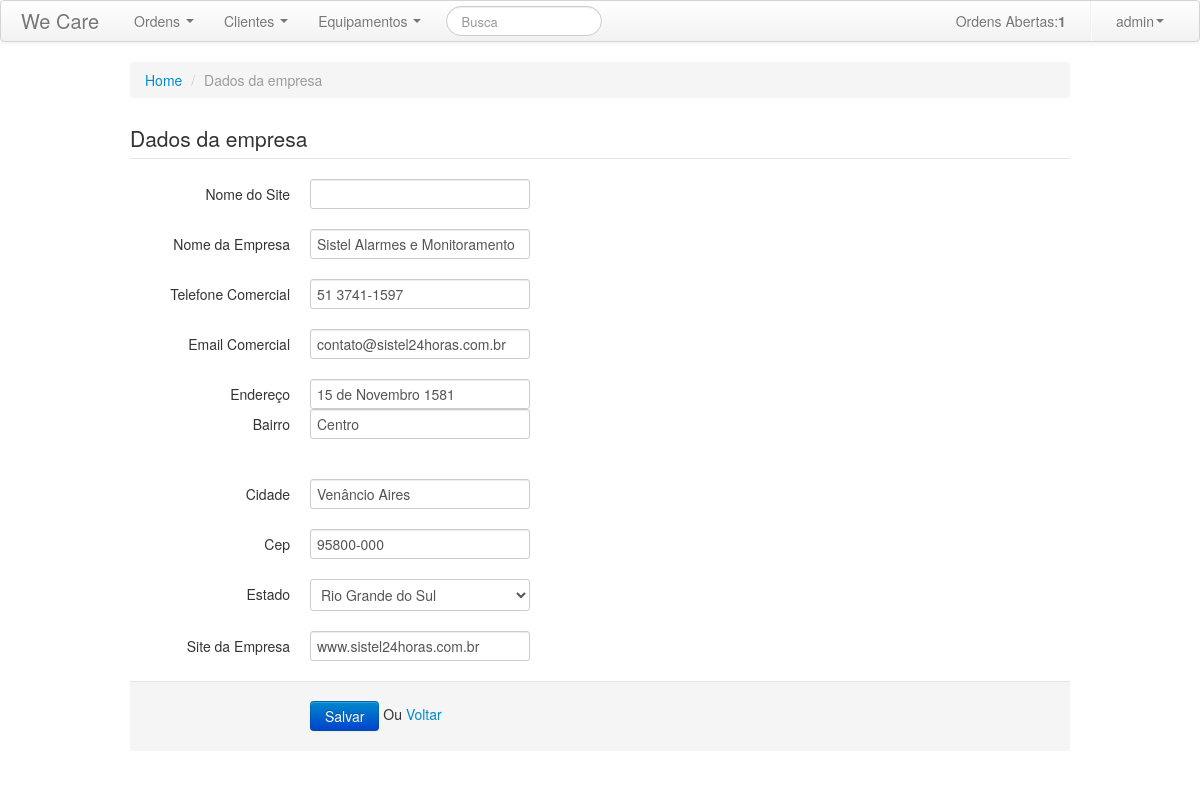
Screenshot of /sistema/dados_empresa.php (signed in) with the database file from the repository.
### tables this page shows
CREATE TABLE IF NOT EXISTS `config` (
  `data_criacao` date NOT NULL DEFAULT '0000-00-00',
  `titulo_pg` varchar(60) DEFAULT NULL,
  `nome_fantasia` varchar(70) DEFAULT NULL,
  `fone_loja` varchar(15) DEFAULT NULL,
  `endereco` varchar(70) DEFAULT NULL,
  `bairro` varchar(30) DEFAULT NULL,
  `cidade` varchar(40) DEFAULT NULL,
  `estado` char(2) DEFAULT NULL,
  `cep` varchar(10) DEFAULT NULL,
  `email` varchar(50) DEFAULT NULL,
  `site` varchar(50) DEFAULT NULL,
  PRIMARY KEY (`data_criacao`)
);

### includes/functions.php (called while the page is built, shortened)
<?php
function urlDir($url = ''){ return INSTALL_FOLDER.$url; }
$db = new db();
$db->query("SELECT * FROM config");
?>

### includes/db.php (called while the page is built, shortened)
<?php
class db{
    var $dbi;
    var $query;
    public function __construct() {
        return $this->open();
    }
    function open() {
        if(!$this->dbi = mysql_pconnect(DB_HOSTI, DB_USERNAMEI, DB_PASSWORDI))
            throw new Exception("Erro na conexão!");
    }
    function query($sql) {
        if(!$this->query = mysql_query($sql, $this->dbi)){
            throw new Exception(mysql_errno() . ': ' . mysql_error());
        }else{
            return 1;
        }
    }
    function linhas(){
        return mysql_num_rows($this->query);
    }
    function resultado($tipo=0){
        if($tipo==0)
            return mysql_fetch_assoc($this->query);
        else
            return mysql_fetch_array($this->query);
    }
}
?>

### sistema/dados_empresa.php (the view, shortened to what this page needs)
<?php
require_once('../includes/functions.php');
require_once('../includes/header.php');
require_once('../includes/menudrop.php');
$db->query('SELECT * FROM config');
$row_alterar = $db->resultado();
?>
<html>
    <body>
        <div class="container">
            <ul class="breadcrumb">
                <li><a href="/os/inicio">Home</a> <span class="divider">/</span></li>
                <li class="active">Dados da empresa</li>
            </ul>
            <form class="form-horizontal" action="" name="form1" id="form1" method="get">
                <legend>
                    Dados da empresa
                </legend>
                <div class="control-group">
                    <label class="control-label" for="nome">Nome do Site</label>
                    <div class="controls">
                        <input name="nome" type="text" class="select" id="nome" value="<?php echo $row_alterar['nome']; ?>" />
                    </div>
                </div>
                <div class="control-group">
                    <label class="control-label" for="nome_fantasia">Nome da Empresa</label>
                    <div class="controls">
                        <input name="nome_fantasia" type="text" class="select" id="nome_fantasia" value="<?php echo $row_alterar['nome_fantasia']; ?>" />
                    </div>
                </div>
                <div class="control-group">
                    <label class="control-label" for="fone_loja">Telefone Comercial</label>
                    <div class="controls">
                        <input name="fone_loja" type="text" class="select" id="fone_loja" value="<?php echo $row_alterar['fone_loja']; ?>"/>
                    </div>
                </div>
                <div class="control-group">
                    <label class="control-label" for="email">Email Comercial</label>
                    <div class="controls">
                        <input name="email" type="text" class="select" id="email" value="<?php echo $row_alterar['email']; ?>" />
                    </div>
                </div>
                <div class="control-group">
                    <label class="control-label" for="endereco">Endereço</label>
                    <div class="controls">
                        <input name="endereco" type="text" class="select" id="endereco" value="<?php echo $row_alterar['endereco']; ?>" />
                    </div>
                    <div class="control-group">
                        <label class="control-label" for="bairro">Bairro</label>
                        <div class="controls">
                            <input name="bairro" type="text" class="select" id="bairro" value="<?php echo $row_alterar['bairro']; ?>" />
                        </div>
                    </div>
                </div>
                <div class="control-group">
                    <label class="control-label" for="cidade">Cidade</label>
                    <div class="controls">
                        <input name="cidade" type="text" class="select" id="cidade"
                               value="<?php echo $row_alterar['cidade']; ?>"  />
                    </div>
                </div>
                <div class="control-group">
                    <label class="control-label" for="cep">Cep</label>
                    <div class="controls">
                        <input name="cep" type="text" class="select" id="cep" value="<?php echo $row_alterar['cep']; ?>" onKeyPress="MascaraCep(this,event)" onBlur="ValidaCep(this)" />
                    </div>
                </div>
                <div class="control-group">
                    <label class="control-label" for="estado">Estado</label>
                    <div class="controls">
                        <select name="estado" size="1">
                            <option value="RS"
                            <?php
                            if (!(strcmp("RS", htmlentities($row_alterar['estado'])))) {
                                echo "selected=\"selected\"";
                            }
                            ?>>Rio Grande do Sul</option>
                        </select>
                    </div>
                </div>
                <div class="control-group">
                    <label class="control-label" for="site">Site da Empresa</label>
                    <div class="controls">
                        <input name="site" type="text" class="select" id="site" value="<?php echo $row_alterar['site']; ?>" />
                    </div>
                </div>
                <div class="form-actions">
                    <input type="submit" class="btn btn-primary" name="Submit" value="Salvar" />
                    Ou <a href='visualiza_e?recordID=<?= $equipamento['id'] ?>'>Voltar</a>
                </div>
            </form>
        </div>
    </body>
</html>

### includes/header.php (shortened to what this page needs)
<!DOCTYPE html PUBLIC "-//W3C//DTD XHTML 1.0 Transitional//EN" "http://www.w3.org/TR/xhtml1/DTD/xhtml1-transitional.dtd">
<html xmlns="http://www.w3.org/1999/xhtml">
<head>
    <link href="<?=urlDir();?>auto/css/autosuggest_inquisitor.css" rel="stylesheet" type="text/css" />
    <link href="<?=urlDir();?>bootstrap/css/bootstrap.min.css" rel="stylesheet" type="text/css" media="screen" charset="utf-8" />
</head>
<body>

### includes/menudrop.php (shortened to what this page needs)
<div class="navbar">
    <div class="navbar-inner">
        <div class="container">
            <a class="brand active" href="<?= urlDir('os_a/lista_a'); ?>">We Care</a>
            <div class="nav-collapse">
                <ul class="nav">
                    <li class="dropdown">
                        <a href='<?= urlDir('os_a/lista_a'); ?>' class="dropdown-toggle" data-toggle="dropdown">Ordens <b class="caret"></b></a>
                    </li>
                    <li class="dropdown">
                        <a href='<?= urlDir('clientes/lista_c'); ?>' class="dropdown-toggle" data-toggle="dropdown">Clientes <b class="caret"></b></a>
                    </li>
                    <li class="dropdown">
                        <a href='<?= urlDir('equipamentos/lista_e'); ?>' class="dropdown-toggle" data-toggle="dropdown">Equipamentos <b class="caret"></b></a>
                    </li>
                </ul>
                <form class="navbar-search pull-left" id="form1" name="form1" method="get" action="">
                    <input class="search-query span2" placeholder="Busca" type="text" name="str_busca" id="str_busca"  class="select" value="<?php echo $_GET['str_busca'] ?>">
                </form>
                <ul class="nav pull-right">
                <?php
                    require_once("../includes/functions.php");
                    $db = new db();
                    $db->query("SELECT COUNT(id) FROM ordemservico");
                ?>
                    <li><a href="<?=urlDir('os_a/lista_a'); ?>" title="Clique para listar as Ordens Abertas">Ordens Abertas:<strong><?=$db->linhas() ?></strong></a></li>
                    <li class="divider-vertical"></li>
                    <li class="dropdown">
                        <a href='<?= urlDir('sistema/dados_empresa'); ?>' class="dropdown-toggle" data-toggle="dropdown"></i><?=$_SESSION['MM_USER']?><b class="caret"></b></a>
                    </li>
                </ul>
            </div>
        </div>
    </div>
</div>
<div id="colCentral">

### auto/css/autosuggest_inquisitor.css (style rules this page uses)
body { position: relative; }

### rows the page displays
config: nome_fantasia "Sistel Alarmes e Monitoramento", fone_loja "51 3741-1597", email "contato@sistel24horas.com.br", endereco "15 de Novembro 1581", bairro "Centro", cidade "Venâncio Aires", cep "95800-000", estado "Rio Grande do Sul", site "www.sistel24horas.com.br"

### other values shown
$db->linhas() "1"
$_SESSION['MM_USER'] "admin"
